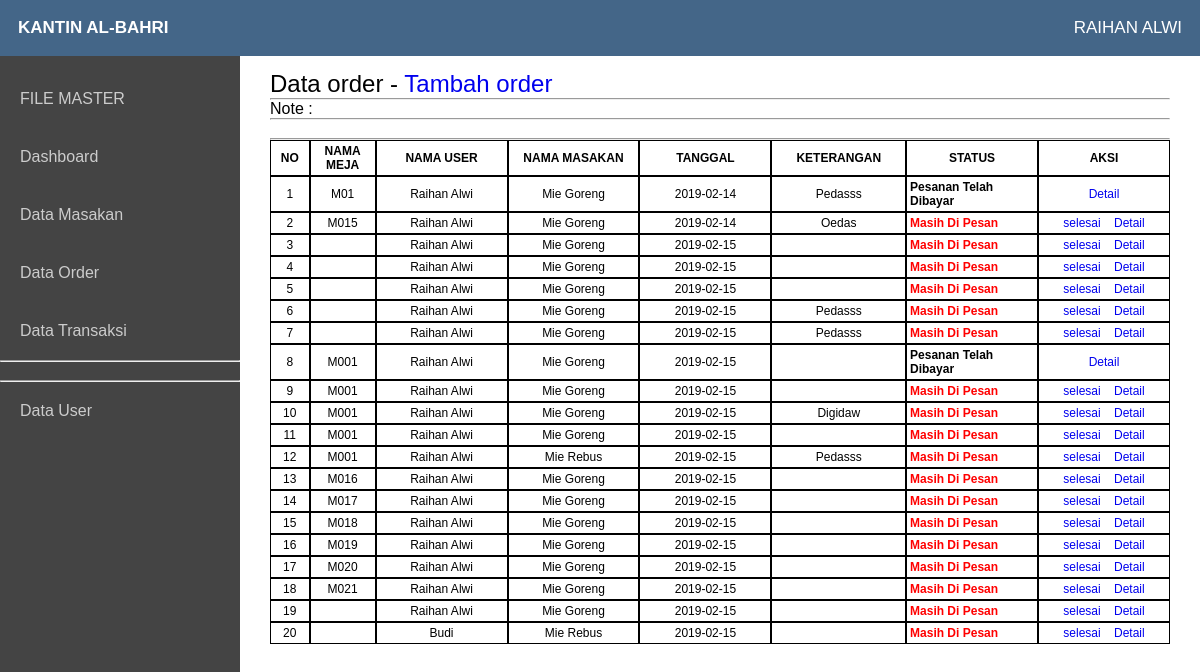
Page /praktek/?modul=order (signed in) on the committed database.
### tables this page shows
CREATE TABLE `pesan` (
  `id_order` int(11) NOT NULL,
  `no_meja` varchar(5) NOT NULL,
  `tanggal` date NOT NULL,
  `id_user` int(5) NOT NULL,
  `id_masakan` int(10) NOT NULL,
  `keterangan` varchar(20) NOT NULL,
  `status_order` varchar(10) NOT NULL
);

CREATE TABLE `user` (
  `id_user` int(11) NOT NULL,
  `username` varchar(15) NOT NULL,
  `password` varchar(15) NOT NULL,
  `nama_user` varchar(20) NOT NULL,
  `id_level` int(5) NOT NULL
);

CREATE TABLE `masakan` (
  `id_masakan` int(11) NOT NULL,
  `nama_masakan` varchar(20) NOT NULL,
  `harga` int(10) NOT NULL,
  `status_masakan` varchar(10) NOT NULL
);

### praktek/app/order/order.php (the view, shortened to what this page needs)
<?php
	include 'config/koneksi.php';
?>
<table style="width: 100%;border-collapse: 0px;border-spacing: 0px;">
	<tr>
		<td>
			<span style="font-size: 24px;">Data order - <a href="?modul=order&aksi=add" style="text-decoration: none">Tambah order</a></span>
		</td>
	</tr>
	<tr>
		<td><hr> Note : </td>
	</tr>
		<td><hr>&nbsp;</td>
	<tr>
		<td>
			<table style="width: 100%;border-collapse: 0px;border-spacing: 0px;">
				<thead>
					<tr>
						<th style="width: 3%;border: 1px solid #000;padding:3px;text-align: center;font-size: 12px;">NO</th>
						<th style="width: 5%;border: 1px solid #000;padding:3px;text-align: center;font-size: 12px;">NAMA MEJA</th>
						<th style="width: 10%;border: 1px solid #000;padding:3px;text-align: center;font-size: 12px;">NAMA USER</th>
						<th style="width: 10%;border: 1px solid #000;padding:3px;text-align: center;font-size: 12px;">NAMA MASAKAN</th>
						<th style="width: 10%;border: 1px solid #000;padding:3px;text-align: center;font-size: 12px;">TANGGAL</th>
						<th style="width: 10%;border: 1px solid #000;padding:3px;text-align: center;font-size: 12px;">KETERANGAN</th>
						<th style="width: 10%;border: 1px solid #000;padding:3px;text-align: center;font-size: 12px;">STATUS</th>
						<th style="width: 10%;border: 1px solid #000;padding:3px;text-align: center;font-size: 12px;">AKSI</th>
					</tr>
				</thead>
				<tbody>
				<?php
					$no=1;
					$sql = mysqli_query($conn, "SELECT pesan.*, user.nama_user, masakan.nama_masakan FROM pesan INNER JOIN user ON pesan.id_user = user.id_user INNER JOIN masakan ON pesan.id_masakan = masakan.id_masakan ORDER BY pesan.id_order ASC");
					while ($rs=mysqli_fetch_array($sql)) {
						echo '
							<tr>
								<td style="border: 1px solid #000;padding: 3px;font-size: 12px;text-align: center;">'.$no.'</td>
								<td style="border: 1px solid #000;padding: 3px;font-size: 12px;text-align: center;">'.$rs['no_meja'].'</td>
								<td style="border: 1px solid #000;padding: 3px;font-size: 12px;text-align: center;">'.$rs['nama_user'].'</td>
								<td style="border: 1px solid #000;padding: 3px;font-size: 12px;text-align: center;">'.$rs['nama_masakan'].'</td>
								<td style="border: 1px solid #000;padding: 3px;font-size: 12px;text-align: center;">'.$rs['tanggal'].'</td>
								<td style="border: 1px solid #000;padding: 3px;font-size: 12px;text-align: center;">'.$rs['keterangan'].'</td>
								<td style="border: 1px solid #000;padding: 3px;font-size: 12px;">';
								if($rs['status_order']=='1')
										{
											echo '<b style="color:red">Masih Di Pesan</b>';
										}else{
											echo '<b>Pesanan Telah Dibayar</b>';
										}
										echo '</td>
								<td style="border:1px solid #000;padding:3px;font-size: 12px;text-align: center;">';
										if($rs['status_order']=='1')
										{
											echo '<a href="?modul=order&selesai='.$rs['id_order'].'" style="padding:5px;"> selesai</a>
													<a href="?modul=order&aksi=detail&id='.$rs['id_order'].'" style="padding:5px;"> Detail</a>';
										}else{
											echo '
										<a href="?modul=order&aksi=detail&id='.$rs['id_order'].'" style="padding:5px;"> Detail</a>';
										}
									echo '
									</td>
							</tr>
						    ';
						    $no++;
					}
				?>
			</tbody>
			<tfoot>
				<tr colspan="7" style="text-align: left">
					<hr>
				</tr>
			</tfoot>
			</table>
		</td>
	</tr>
</table>

### praktek/index.php (shortened to what this page needs)
<!DOCTYPE html>
<html>
<head>
</head>
<link rel="stylesheet" type="text/css" href="asset/style.css">
<body>
<nav>
	<ul class="kiri">
		<li><a href="">KANTIN AL-BAHRI</a></li>
	</ul>
	<ul class="kanan">
		<li><a href="?modul=logout"><?=strtoupper($_SESSION['nama'])?></a></li>
	</ul>
</nav>
<div class="sidebar">
		<ul>
			<li><a href="" readonly="readonly">FILE MASTER</a></li>
			<li><a href="?modul=dashboard">Dashboard</a></li>
			<li><a href="?modul=masakan">Data Masakan</a></li>
			<li><a href="?modul=order">Data Order</a></li>
			<li><a href="?modul=transaksi">Data Transaksi</a></li>
			<hr><td></td>
			<hr><td></td>
			<li>
			<a href="?modul=user">Data User</a>
			</li>
		</ul>
	</div>
<div class="main">
	<div class="isimain">
<?php require_once('template/content.php');?>
	</div>
</div>
</body>
</html><!--
<tr>
			<td style="width: 15%; height: 100%; vertical-align: top;padding:  5px;">
				<table>
					<tr>
			<td style="width: 15%; height: 100%; vertical-align: top;padding:  5px;">
				<table>
					<tr>
						<td style="color:blue;padding: 3px;"><h2>MENU UTAMA</h2></td>
					</tr>
					<tr>
						<td style="color: red:padding3px;font-weight: bold">File Master</td>
					</tr>
					<tr>
						<td style="padding: 3px;">
							<a href="?modul=dashboard">Dashboard</a>
						</td>
					</tr>
					<tr>
						<td style="padding: 3px;">
							<a href="?modul=inventaris">Data Inventaris</a>
						</td>
					</tr>
					<tr>
						<td style="padding: 3px;">
							<a href="?modul=pegawai">Data Pegawai</a>
						</td>
					</tr>
					<tr>
						<td style="padding: 3px;">
							<a href="?modul=peminjaman">Data Peminjaman</a>
						</td>
					</tr>
					<tr>
						<td style="padding: 3px;">
							<a href="?modul=pengembalian">Data Pengembalian</a>
						</td>
					</tr>
					<tr>
						<td style="padding: 3px;">
							&nbsp;
						</td>
					</tr>
					<tr>
						<td style="color:red;padding: 3px;font-weight: bold">
							<a href="?modul=lap-periode">File Laporan</a>
						</td>
					</tr>
					<tr>
						<td style="padding: 3px;">
							<a href="?modul=lap-peminjaman">Laporan Periode</a>
						</td>
					</tr>
					<tr>
						<td style="padding: 3px;">
							&nbsp;
						</td>
					</tr>
					<tr>
						<td style="color:red;padding: 3px;font-weight: bold">
							Setting
						</td>
					</tr>
					<tr>
						<td style="padding: 3px;">
							<a href="?modul=petugas">Data Petugas</a>
						</td>
					</tr>
					<tr>
						<td style="padding: 3px;">
							<a href="?modul=logout">Logout</a>
						</td>
					</tr>
					<tr>
						<td style="padding: 3px;">
							&nbsp;
						</td>
					</tr>
					<tr>
						<td style="color:red;padding: 3px;font-weight: bold">
							USER AKTIF
						</td>
					</tr>
					<tr>
						<td style="padding: 3px;">
							<b><?=strtoupper($_SESSION['nama'])?></b>
						</td>
					</tr>
					<tr>
						<td style="padding: 3px;">
							&nbsp;
						</td>
					</tr>
					<tr>
						<td style="padding: 3px;">
							&nbsp;
						</td>
					</tr>
					<tr>
						<td style="padding: 3px;">
							&nbsp;
						</td>
					</tr>
					<tr>
						<td style="padding: 3px;">
							&nbsp;
						</td>
					</tr>
					<tr>
						<td style="padding: 3px;">
							&nbsp;
						</td>
					</tr>
				</table>
			</td>
			<td style="width: 85%;height: 100%; vertical-align: top;padding: 5 5 5 10px;">
				<?php require_once('template/content.php');?>
			</td>
		</tr> -->

### praktek/template/content.php (shortened to what this page needs)
<?php
	$modul = isset($_GET['modul']) ? $_GET['modul'] : '';
	$aksi = isset($_GET['aksi']) ? $_GET['aksi'] : '';
		if($modul=="dashboard"){
			include 'app/home.php';
		}elseif($modul=="search"){
			include 'app/search';
		}elseif ($modul=="order") {
			if($aksi=="add"){
				include 'app/order/order_add.php';
			}elseif ($aksi=="detail") {
				include 'app/order/order_detail.php';
			}else{
			include 'app/order/order.php';
			}
		}elseif ($modul=="logout") {
			include 'template/logout.php';
		}
?>

### praktek/asset/style.css (style rules this page uses)
* { margin:0;padding:0;font-family:arial }
nav { width: 100%; background: #468; position: fixed; z-index: 999; }
.kiri { float:left; width: 500px; }
.kiri a { font-weight:bold }
.kanan { float:right }
nav .kanan li { list-style:none;display:inline }
nav ul li a { font-size:17px; }
nav .kanan li a { display:inline-block;padding:18px;color:#fff; }
nav .kiri li a { display:inline-block;padding:18px;color:#fff;text-transform:uppercase }
a { text-decoration:none }
.sidebar { width:20%;background:#444;position:fixed;height:100%;padding-top:70px;overflow:hidden;float:left }
.sidebar ul li { list-style:none; }
.sidebar ul li a { padding:20px;width:100%;color:#ccc;display:block;transition:0.4s }
.main { float:right;width:80%; }
.isimain { padding:70px 30px 30px 30px; }

### rows in the picture
pesan: no_meja "M01", id_user.nama_user "Raihan Alwi", id_masakan.nama_masakan "Mie Goreng", tanggal "2019-02-14", keterangan "Pedasss", status_order "Pesanan Telah Dibayar"
pesan: no_meja "M015", id_user.nama_user "Raihan Alwi", id_masakan.nama_masakan "Mie Goreng", tanggal "2019-02-14", keterangan "Oedas", status_order "Masih Di Pesan"
pesan: id_user.nama_user "Raihan Alwi", id_masakan.nama_masakan "Mie Goreng", tanggal "2019-02-15", status_order "Masih Di Pesan"
pesan: id_user.nama_user "Raihan Alwi", id_masakan.nama_masakan "Mie Goreng", tanggal "2019-02-15", status_order "Masih Di Pesan"
pesan: id_user.nama_user "Raihan Alwi", id_masakan.nama_masakan "Mie Goreng", tanggal "2019-02-15", status_order "Masih Di Pesan"
pesan: id_user.nama_user "Raihan Alwi", id_masakan.nama_masakan "Mie Goreng", tanggal "2019-02-15", keterangan "Pedasss", status_order "Masih Di Pesan"
pesan: id_user.nama_user "Raihan Alwi", id_masakan.nama_masakan "Mie Goreng", tanggal "2019-02-15", keterangan "Pedasss", status_order "Masih Di Pesan"
pesan: no_meja "M001", id_user.nama_user "Raihan Alwi", id_masakan.nama_masakan "Mie Goreng", tanggal "2019-02-15", status_order "Pesanan Telah Dibayar"
pesan: no_meja "M001", id_user.nama_user "Raihan Alwi", id_masakan.nama_masakan "Mie Goreng", tanggal "2019-02-15", status_order "Masih Di Pesan"
pesan: no_meja "M001", id_user.nama_user "Raihan Alwi", id_masakan.nama_masakan "Mie Goreng", tanggal "2019-02-15", keterangan "Digidaw", status_order "Masih Di Pesan"
pesan: no_meja "M001", id_user.nama_user "Raihan Alwi", id_masakan.nama_masakan "Mie Goreng", tanggal "2019-02-15", status_order "Masih Di Pesan"
pesan: no_meja "M001", id_user.nama_user "Raihan Alwi", id_masakan.nama_masakan "Mie Rebus", tanggal "2019-02-15", keterangan "Pedasss", status_order "Masih Di Pesan"
pesan: no_meja "M016", id_user.nama_user "Raihan Alwi", id_masakan.nama_masakan "Mie Goreng", tanggal "2019-02-15", status_order "Masih Di Pesan"
pesan: no_meja "M017", id_user.nama_user "Raihan Alwi", id_masakan.nama_masakan "Mie Goreng", tanggal "2019-02-15", status_order "Masih Di Pesan"
pesan: no_meja "M018", id_user.nama_user "Raihan Alwi", id_masakan.nama_masakan "Mie Goreng", tanggal "2019-02-15", status_order "Masih Di Pesan"
pesan: no_meja "M019", id_user.nama_user "Raihan Alwi", id_masakan.nama_masakan "Mie Goreng", tanggal "2019-02-15", status_order "Masih Di Pesan"
pesan: no_meja "M020", id_user.nama_user "Raihan Alwi", id_masakan.nama_masakan "Mie Goreng", tanggal "2019-02-15", status_order "Masih Di Pesan"
pesan: no_meja "M021", id_user.nama_user "Raihan Alwi", id_masakan.nama_masakan "Mie Goreng", tanggal "2019-02-15", status_order "Masih Di Pesan"
pesan: id_user.nama_user "Raihan Alwi", id_masakan.nama_masakan "Mie Goreng", tanggal "2019-02-15", status_order "Masih Di Pesan"
pesan: id_user.nama_user "Budi", id_masakan.nama_masakan "Mie Rebus", tanggal "2019-02-15", status_order "Masih Di Pesan"

### other values in the picture
$_SESSION['nama'] "RAIHAN ALWI"
